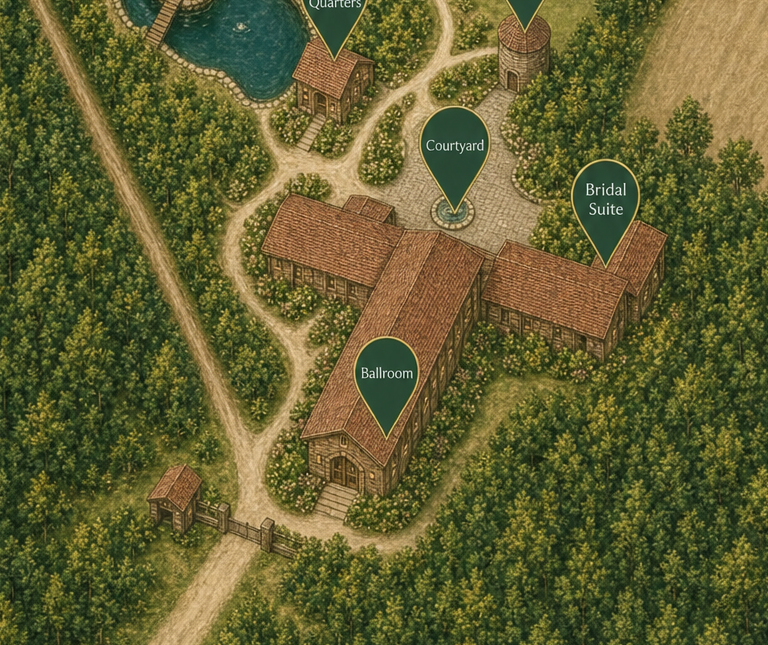
#> input picture public/maps/_qa-ballroom-crop-from-base-gen.png, 768 x 645 px, given in place of ref-cluster-preferred-base-1024.png, which was not available
$ python _compose_cluster_v2.py
#> lines starting #> are read from the running program, lines starting #| are printed output that depends on the picture; pictures that were not available may be replaced by others from this repository, and a replacement may not be noted
from PIL import Image, ImageFilter, ImageDraw, ImageEnhance, ImageChops
import os

base_path = r"C:\Dev\hidden-acres\public\maps\ref-cluster-preferred-base-1024.png"
# v2 has clearer long N-S hall + white roof north of courtyard
patch_path = r"C:\Users\livingt\.cursor\projects\c-dev-hidden-acres\assets\cluster-patch-earth-arch-v2.png"
out_live = r"C:\Dev\hidden-acres\public\maps\hidden-acres-grounds-illustrated.png"
out_backup = r"C:\Dev\hidden-acres\public\maps\hidden-acres-grounds-illustrated-v-map-cluster-v2.png"
qa_dir = r"C:\Dev\hidden-acres\public\maps\_qa-crops-cluster-v2"
os.makedirs(qa_dir, exist_ok=True)

base = Image.open(base_path).convert("RGBA")
#> base is the input picture: PIL image 768x645 RGBA; mean R, G, B, A 97.8, 94.6, 49.8, 255
patch = Image.open(patch_path).convert("RGBA")
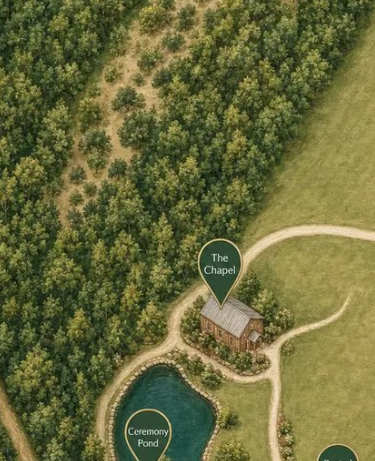
#> input picture public/maps/_qa-chapel-crop-donor.png, 375 x 461 px, given in place of cluster-patch-earth-arch-v2.png, which was not available
#> patch is the input picture: PIL image 375x461 RGBA; mean R, G, B, A 106.4, 107.3, 59.2, 255
print("base", base.size, "patch", patch.size)
#| base (768, 645) patch (375, 461)

pw, ph = patch.size
#> pw = 375; ph = 461
# Trim outer trees; cut south trailers (not on preferred)
left = int(pw * 0.05)
#> left = 18
top = int(ph * 0.02)
#> top = 9
right = int(pw * 0.97)
#> right = 363
bottom = int(ph * 0.86)
#> bottom = 396
patch_c = patch.crop((left, top, right, bottom))
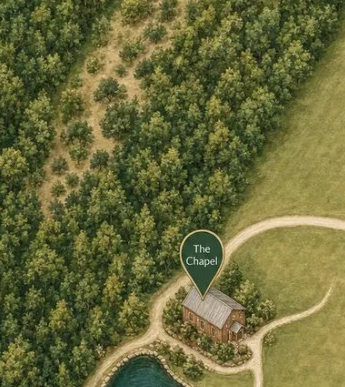
#> patch_c: PIL image 345x387 RGBA; mean R, G, B, A 106.1, 106.5, 58.1, 255

# Larger placement to cover preferred old Groom's (NW near pond) + full cluster
target_w = 540
aspect = patch_c.height / patch_c.width
#> aspect = 1.12
target_h = int(target_w * aspect)
#> target_h = 605
patch_r = patch_c.resize((target_w, target_h), Image.Resampling.LANCZOS)
print("patch resized", patch_r.size)
#| patch resized (540, 605)

# Shift up/left enough to cover old Groom's Quarters near pond edge
px = 250
py = 860

# Soft mask — stronger center, long feather
mask = Image.new("L", patch_r.size, 0)
#> mask: PIL image 540x605 L; every value is 0
draw = ImageDraw.Draw(mask)
inset = 22
draw.rounded_rectangle(
    [inset, inset, patch_r.width - inset - 1, patch_r.height - inset - 1],
    radius=70,
    fill=255,
)
mask = mask.filter(ImageFilter.GaussianBlur(radius=32))
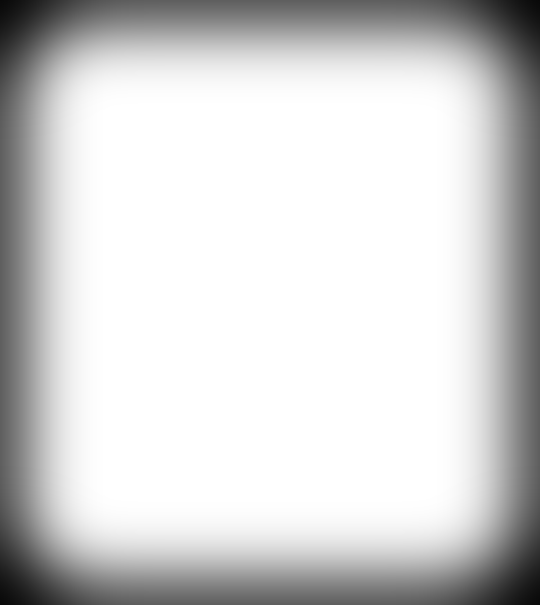
#> mask: PIL image 540x605 L; min 9, max 255, mean 209.7

# Gentle style match toward preferred softness
patch_r = ImageEnhance.Contrast(patch_r).enhance(0.90)
patch_r = ImageEnhance.Color(patch_r).enhance(0.93)
patch_r = ImageEnhance.Sharpness(patch_r).enhance(0.85)

out = base.copy()
out.paste(patch_r, (px, py), mask)

# Extra soft cleanup: hide leftover preferred Groom's near pond (NW of new cluster)
# Sample lawn color near (340, 980) and soft-paint a small oval if old building ghosts
# Use a tiny grass clone from preferred lawn north of cluster
lawn_src = base.crop((400, 780, 520, 860)).resize((140, 100), Image.Resampling.LANCZOS)
#> lawn_src: PIL image 140x100 RGBA; every value is 0
lawn_mask = Image.new("L", lawn_src.size, 0)
#> lawn_mask: PIL image 140x100 L; every value is 0
ld = ImageDraw.Draw(lawn_mask)
ld.ellipse([8, 8, lawn_src.width - 9, lawn_src.height - 9], fill=200)
lawn_mask = lawn_mask.filter(ImageFilter.GaussianBlur(radius=12))
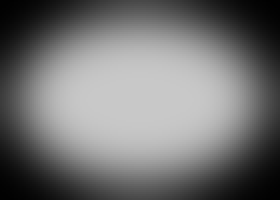
#> lawn_mask: PIL image 140x100 L (shown 2 times larger); min 1, max 200, mean 113.9
# Place over typical old Groom's location (near pond SE edge)
out.paste(lawn_src, (320, 900), lawn_mask)

rgb = out.convert("RGB")
rgb.save(out_live, optimize=True)
rgb.save(out_backup, optimize=True)

# QA
qa = out.copy()
d = ImageDraw.Draw(qa)
d.rectangle([px, py, px + target_w, py + target_h], outline=(255, 0, 0, 180), width=3)
qa.convert("RGB").save(os.path.join(qa_dir, "composite-placement-v2.png"))
rgb.crop((220, 820, 820, 1400)).save(os.path.join(qa_dir, "result-cluster-crop-v2.png"))
rgb.crop((0, 0, 1024, 1536)).save(os.path.join(qa_dir, "result-full.png"))
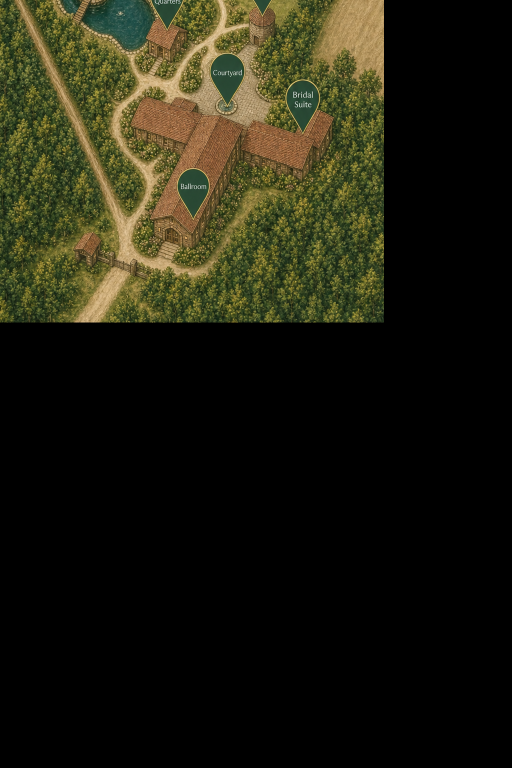
#> saved as result-full.png: PIL image 1024x1536 RGB (shown at 1/2 size); mean R, G, B 30.8, 29.8, 15.7

print("saved", out_live, rgb.size)
#| saved C:\Dev\hidden-acres\public\maps\hidden-acres-grounds-illustrated.png (768, 645)
print("placement", px, py, target_w, target_h)
#| placement 250 860 540 605
